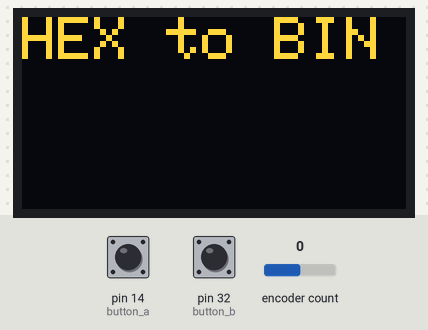
The sketch below on a simulated Arduino Mega 2560, built with avr-gcc and run on an emulated ATmega2560. On the bench: 128×64 one-colour display. The test bench sets the inputs (shaded band); at power-on: pin 14 (button_a) HIGH, pin 32 (button_b) HIGH, encoder count 0. The OLED is the two-colour kind (top 16 rows yellow); the display library's start-up logo is not drawn; random numbers use the default seed unless the sketch sets one; what the sketch prints to the serial monitor is not drawn.

Above: at 1.6 s.
At 2.2 s:
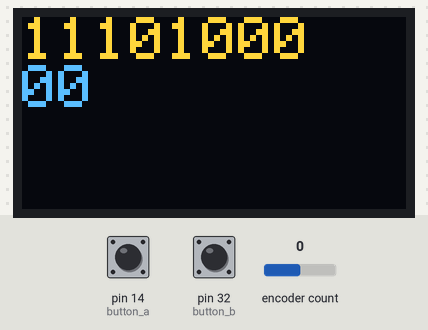

The sketch:

hexed.ino
```cpp
// Hexed Game
// Rohan Judd Feb 2018

#include "hex_byte.h"
#include "game.h"

#include <SPI.h>
#include <Wire.h>
#include <Adafruit_GFX.h>
#include <Adafruit_SSD1306.h>
#include <Encoder.h>

#define OLED_DC     21
#define OLED_CS     A1
#define OLED_RESET  A5
Adafruit_SSD1306 display(OLED_DC, OLED_RESET, OLED_CS);

Encoder myEnc(27,33);

byte bit_button[8] = {4, 5, 6, 7, 8, 9, 10, 12};
byte button_byte = 0;
byte last_button_byte = 0;
byte new_presses = 0;
byte guess = 0;
byte pot = 17;
byte led1 = 2;
byte led2 = 3;
byte button_a = 14;
boolean button_a_last = false;
byte button_b = 32;
byte piezo = 11;
boolean state = false;
int freq = 0;


Game hex_game(0);

void setup()
{
  /*
  for (int i = 0; i < 9; i++) {
    pinMode(bit_button[i], INPUT_PULLUP);
  }
  pinMode(pot, INPUT);
  pinMode(led1, OUTPUT);
  pinMode(led2, OUTPUT);
  pinMode(piezo, OUTPUT);
  pinMode(16, INPUT);
  randomSeed(analogRead(16));
*/
  pinMode(button_a, INPUT_PULLUP);
  pinMode(button_b, INPUT_PULLUP);

  display.begin(SSD1306_SWITCHCAPVCC);
  display.display();
  display.setTextSize(2);
  display.setTextColor(WHITE);
  delay(1500);

  Serial.begin(115200);
  Serial.println("Hexed");
  hex_game.new_target();
  display_mode();
}

void loop()
{
  //check_for_mode_change();
  if (hex_game.get_input_mode()) {
    update_guess_binary();
  }
  else {
    update_guess_hex();
  }
  update_screen();
  //if (hex_game.get_input_mode() || button_byte == 0) {
    check_guess();
  //}
  delay(50);
}

void check_for_mode_change()
{
  if (!digitalRead(button_a)) {
    Serial.println("button_a pressed");
    if (!button_a_last) {
      hex_game.change_mode();
      display_mode();
      guess = 0;
    }
    button_a_last = true;
  }
  else {
    button_a_last = false;
  }
}

void check_guess()
{
  if (hex_game.check_guess(guess)) {
    beep();
    delay(200);
    guess = 0;
  }
}

void display_mode()
{
  display.clearDisplay();
  display.setCursor(0, 0);
  display.println(hex_game.get_mode_string());
  display.display();
  delay(500);
}

void update_screen()
{
  display.clearDisplay();
  display.setCursor(0, 0);
  display.println(hex_game.get_target_string());
  display.setCursor(0, 16);
  if (hex_game.get_input_mode()) {
    display.println(get_binary_string(guess));
  }
  else {
    display.println(get_hex_string(guess));
  }
  display.display();
}

void beep()
{
  for (int i = 1912; i <= 3038; i += 30) {
  //  tone(piezo, i);
    delay(3);
  }
//  noTone(piezo);
}

byte get_button_byte()
{
  byte output = 0;
  for (int i = 0; i <= 8; i++) {
    (!digitalRead(bit_button[i])) ? (bitSet(output, i)) : (0);
  }
  return output;
}

byte update_guess_hex()
{
  if (digitalRead(button_a) == 0)
  {
    guess = set_high(guess, encoder_to_hex());
  }
  if (digitalRead(button_b) == 0)
  {
    guess = set_low(guess, encoder_to_hex());
  }
}

byte pot_to_hex()
{
  return analogRead(pot) / 64;
}

byte encoder_to_hex()
{
  return (myEnc.read() /4) % 16;
}

void draw_byte(byte b)
{
  String s = get_binary_string(b);
  display.setTextSize(2);
  display.setTextColor(WHITE);
  display.setCursor(0, 0);
  display.clearDisplay();
  display.println(s);
  display.display();
}

void debug_byte(String s, byte b)
{
  Serial.print(s);
  Serial.print(": ");
  Serial.println(get_binary_string(b));
}

void update_guess_binary()
{
  button_byte = get_button_byte();
  new_presses = 0;
  for (int i = 0; i <= 8; i++) {
    if ((bitRead(button_byte, i)) && (!bitRead(last_button_byte, i))) {
      bitSet(new_presses, i);
    }
  }
  last_button_byte = button_byte;
  for (int i = 0; i <= 8; i++) {
    if (bitRead(new_presses, i)) {
      bitWrite(guess, i, !bitRead(guess, i));
    }
  }
}
```

game.cpp
```cpp
/*
  game.cpp - Class for game object
*/
#include "Arduino.h"
#include "game.h"
#include "hex_byte.h"

static String FORMAT[3] = {"HEX", "BIN", "DEC"};
// 0 HEX
// 1 BIN
// 2 DEC

Game::Game(byte arg)
{
  _input_mode = 0;
  _output_mode = 1;
}

void Game::new_target()
{
  _target = random(0, 255);
}

byte Game::get_target()
{
  return _target;
}

byte Game::get_input_mode()
{
  return _input_mode;
}

String Game::get_target_string()
{
  String target_text = "";
  switch (_output_mode) {
    case 0:
      target_text += "0x";
      target_text += get_hex_string(_target);
      break;
    case 1:
      //target_text += "0b";
      target_text += get_binary_string(_target);
      break;
    case 2:
      target_text += String(_target);
      break;
    default:
      break;
  }
  return target_text;
}

String Game::get_mode_string()
{
  String mode_text = "";
  mode_text += FORMAT[_input_mode];
  mode_text += " to ";
  mode_text += FORMAT[_output_mode];
  return mode_text;
}

void Game::change_input_mode()
{
  _input_mode = (_input_mode + 1 ) % 3;
  if (_input_mode == _output_mode) {
    _input_mode = (_input_mode + 1) % 3;
  }
  new_target();
}
void Game::change_output_mode()
{
  _output_mode = (_output_mode + 1 ) % 3;
  if (_output_mode == _input_mode) {
    _output_mode = (_output_mode + 1) % 3;
  }
  new_target();
}

void Game::change_mode()
{
  if (_input_mode == 1) {
    _input_mode = 0;
    _output_mode = 1;
  }
  else{
    _input_mode = 1;
    _output_mode = 0;
  }
  new_target();
}

boolean Game::check_guess(byte b)
{
  if (b == _target) {
    new_target();
    return true;
  }
  else {
    return false;
  }
}
```

game.h
```cpp
/*
  game.h - Class for hex byte object
*/
#ifndef game.h
#define game.h
#include "Arduino.h"

class Game
{
  public:
	  Game(byte mode);
	  void new_target();
    byte get_target();
    String get_target_string();
    String get_mode_string();
    byte get_input_mode();
    void change_input_mode();
    void change_output_mode();
    void change_mode();
    boolean check_guess(byte b);

  private:
    byte _input_mode;
    byte _output_mode;
	  byte _target;
	  int _score;
};

#endif
```

hex_byte.cpp
```cpp
/*
  hex_byte.cpp - Class for hex byte object
*/
#include "Arduino.h"
#include "hex_byte.h"

byte get_high(byte b)
{
  return b >> 4;
}

byte get_low(byte b)
{
  return b & 0x0F;
}

byte set_high(byte b, byte c)
{
  c = c << 4;
  b = b & 15; // erase high nibble
  b = b | c;
  return b;
}

byte set_low(byte b, byte c)
{
  b = b & 240; // erase low nibble
  b = b | c;
  return b;
}

byte generate_byte()
{
  return byte(random(0, 255));
}

String get_hex_string(byte b)
{
  String s = "";
  s += nibble_to_ascii(get_high(b));
  s += nibble_to_ascii(get_low(b));
  return s;
}

char nibble_to_ascii(byte b)
{
  if(b < 10){
    return b + 48;
  }
  else{
    return b - 10 + 65;
  }
}

String get_binary_string(byte b)
{
  String s = "";
  for (int i = 7; i >= 0; i--){
    (bitRead(b, i)) ? (s += "1") : (s += "0");
  }
  return s;
}

byte hex_ascii_to_byte(char c)
{
  if(c >= 48 && c <= 57){
    return c - 48;
  }
  if(c >= 65 && c <= 70){
    return c - 65 + 10;
  }
  return 0;
}
```

hex_byte.h
```cpp
/*
  hex_byte.h - Class for hex byte object
*/
#ifndef hex_byte.h
#define hex_byte.h

#include "Arduino.h"

byte get_high(byte b);
byte get_low(byte b);
byte set_high(byte b, byte c);
byte set_low(byte b, byte c);
byte generate_byte();
String get_hex_string(byte b);
String get_binary_string(byte b);
char nibble_to_ascii(byte b);
byte hex_ascii_to_byte(char c);

#endif
```

Measured:
- what the display in image 0 shows lasts 0.5 s, from 1.6 s to 2.1 s
